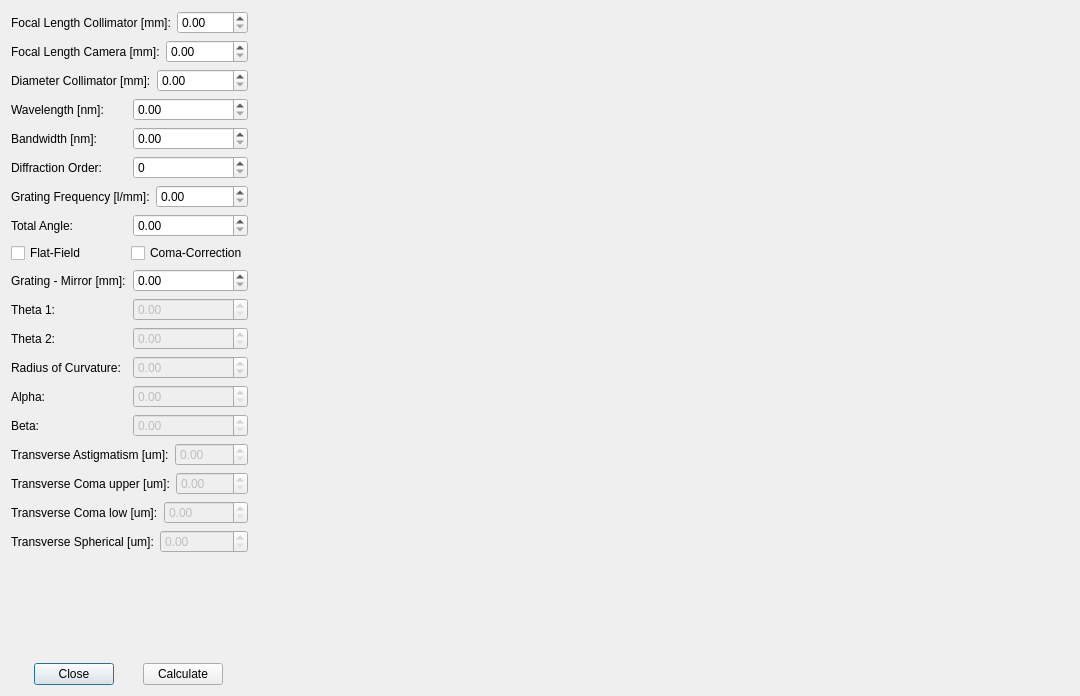
<?xml version="1.0" encoding="UTF-8"?>
<ui version="4.0">
 <class>CzernyTurner</class>
 <widget class="QDialog" name="CzernyTurner">
  <property name="geometry">
   <rect>
    <x>0</x>
    <y>0</y>
    <width>1080</width>
    <height>696</height>
   </rect>
  </property>
  <property name="windowTitle">
   <string>Dialog</string>
  </property>
  <layout class="QGridLayout" name="gridLayout">
   <item row="0" column="0">
    <layout class="QVBoxLayout" name="verticalLayout">
     <item>
      <layout class="QHBoxLayout" name="horizontalLayout">
       <item>
        <widget class="QLabel" name="label">
         <property name="text">
          <string>Focal Length Collimator [mm]:</string>
         </property>
        </widget>
       </item>
       <item>
        <widget class="QDoubleSpinBox" name="doubleSpinBox">
         <property name="maximum">
          <double>9999.989999999999782</double>
         </property>
        </widget>
       </item>
      </layout>
     </item>
     <item>
      <layout class="QHBoxLayout" name="horizontalLayout_2">
       <item>
        <widget class="QLabel" name="label_4">
         <property name="text">
          <string>Focal Length Camera [mm]:</string>
         </property>
        </widget>
       </item>
       <item>
        <widget class="QDoubleSpinBox" name="doubleSpinBox_2">
         <property name="maximum">
          <double>9999.989999999999782</double>
         </property>
        </widget>
       </item>
      </layout>
     </item>
     <item>
      <layout class="QHBoxLayout" name="horizontalLayout_13">
       <item>
        <widget class="QLabel" name="label_12">
         <property name="text">
          <string>Diameter Collimator [mm]:</string>
         </property>
        </widget>
       </item>
       <item>
        <widget class="QDoubleSpinBox" name="doubleSpinBox_10"/>
       </item>
      </layout>
     </item>
     <item>
      <layout class="QHBoxLayout" name="horizontalLayout_3">
       <item>
        <widget class="QLabel" name="label_5">
         <property name="text">
          <string>Wavelength [nm]:</string>
         </property>
        </widget>
       </item>
       <item>
        <widget class="QDoubleSpinBox" name="doubleSpinBox_3">
         <property name="maximum">
          <double>999.990000000000009</double>
         </property>
        </widget>
       </item>
      </layout>
     </item>
     <item>
      <layout class="QHBoxLayout" name="horizontalLayout_16">
       <item>
        <widget class="QLabel" name="label_15">
         <property name="text">
          <string>Bandwidth [nm]:</string>
         </property>
        </widget>
       </item>
       <item>
        <widget class="QDoubleSpinBox" name="doubleSpinBox_13">
         <property name="maximum">
          <double>999.990000000000009</double>
         </property>
        </widget>
       </item>
      </layout>
     </item>
     <item>
      <layout class="QHBoxLayout" name="horizontalLayout_8">
       <item>
        <widget class="QLabel" name="label_7">
         <property name="text">
          <string>Diffraction Order:</string>
         </property>
        </widget>
       </item>
       <item>
        <widget class="QSpinBox" name="spinBox"/>
       </item>
      </layout>
     </item>
     <item>
      <layout class="QHBoxLayout" name="horizontalLayout_9">
       <item>
        <widget class="QLabel" name="label_8">
         <property name="text">
          <string>Grating Frequency [l/mm]:</string>
         </property>
        </widget>
       </item>
       <item>
        <widget class="QDoubleSpinBox" name="doubleSpinBox_7">
         <property name="maximum">
          <double>9999.989999999999782</double>
         </property>
        </widget>
       </item>
      </layout>
     </item>
     <item>
      <layout class="QHBoxLayout" name="horizontalLayout_7">
       <item>
        <widget class="QLabel" name="label_6">
         <property name="text">
          <string>Total Angle:</string>
         </property>
        </widget>
       </item>
       <item>
        <widget class="QDoubleSpinBox" name="doubleSpinBox_6"/>
       </item>
      </layout>
     </item>
     <item>
      <layout class="QHBoxLayout" name="horizontalLayout_10">
       <item>
        <widget class="QCheckBox" name="checkBox">
         <property name="text">
          <string>Flat-Field</string>
         </property>
        </widget>
       </item>
       <item>
        <widget class="QCheckBox" name="checkBox_2">
         <property name="text">
          <string>Coma-Correction</string>
         </property>
        </widget>
       </item>
      </layout>
     </item>
     <item>
      <layout class="QHBoxLayout" name="horizontalLayout_14">
       <item>
        <widget class="QLabel" name="label_13">
         <property name="text">
          <string>Grating - Mirror [mm]:</string>
         </property>
        </widget>
       </item>
       <item>
        <widget class="QDoubleSpinBox" name="doubleSpinBox_11">
         <property name="maximum">
          <double>9999.989999999999782</double>
         </property>
        </widget>
       </item>
      </layout>
     </item>
     <item>
      <layout class="QHBoxLayout" name="horizontalLayout_4">
       <item>
        <widget class="QLabel" name="label_2">
         <property name="text">
          <string>Theta 1:</string>
         </property>
        </widget>
       </item>
       <item>
        <widget class="QDoubleSpinBox" name="doubleSpinBox_4">
         <property name="enabled">
          <bool>false</bool>
         </property>
        </widget>
       </item>
      </layout>
     </item>
     <item>
      <layout class="QHBoxLayout" name="horizontalLayout_5">
       <item>
        <widget class="QLabel" name="label_3">
         <property name="text">
          <string>Theta 2:</string>
         </property>
        </widget>
       </item>
       <item>
        <widget class="QDoubleSpinBox" name="doubleSpinBox_5">
         <property name="enabled">
          <bool>false</bool>
         </property>
        </widget>
       </item>
      </layout>
     </item>
     <item>
      <layout class="QHBoxLayout" name="horizontalLayout_15">
       <item>
        <widget class="QLabel" name="label_14">
         <property name="text">
          <string>Radius of Curvature:</string>
         </property>
        </widget>
       </item>
       <item>
        <widget class="QDoubleSpinBox" name="doubleSpinBox_12">
         <property name="enabled">
          <bool>false</bool>
         </property>
         <property name="baseSize">
          <size>
           <width>0</width>
           <height>0</height>
          </size>
         </property>
         <property name="minimum">
          <double>-9999999.000000000000000</double>
         </property>
         <property name="maximum">
          <double>999999.989999999990687</double>
         </property>
        </widget>
       </item>
      </layout>
     </item>
     <item>
      <layout class="QHBoxLayout" name="horizontalLayout_11">
       <item>
        <widget class="QLabel" name="label_10">
         <property name="text">
          <string>Alpha:</string>
         </property>
        </widget>
       </item>
       <item>
        <widget class="QDoubleSpinBox" name="doubleSpinBox_8">
         <property name="enabled">
          <bool>false</bool>
         </property>
        </widget>
       </item>
      </layout>
     </item>
     <item>
      <layout class="QHBoxLayout" name="horizontalLayout_12">
       <item>
        <widget class="QLabel" name="label_11">
         <property name="text">
          <string>Beta:</string>
         </property>
        </widget>
       </item>
       <item>
        <widget class="QDoubleSpinBox" name="doubleSpinBox_9">
         <property name="enabled">
          <bool>false</bool>
         </property>
        </widget>
       </item>
      </layout>
     </item>
     <item>
      <layout class="QHBoxLayout" name="horizontalLayout_19">
       <item>
        <widget class="QLabel" name="label_16">
         <property name="text">
          <string>Transverse Astigmatism [um]:</string>
         </property>
        </widget>
       </item>
       <item>
        <widget class="QDoubleSpinBox" name="doubleSpinBox_14">
         <property name="enabled">
          <bool>false</bool>
         </property>
         <property name="maximum">
          <double>9999.989999999999782</double>
         </property>
        </widget>
       </item>
      </layout>
     </item>
     <item>
      <layout class="QHBoxLayout" name="horizontalLayout_18">
       <item>
        <widget class="QLabel" name="label_17">
         <property name="text">
          <string>Transverse Coma upper [um]:</string>
         </property>
        </widget>
       </item>
       <item>
        <widget class="QDoubleSpinBox" name="doubleSpinBox_15">
         <property name="enabled">
          <bool>false</bool>
         </property>
         <property name="maximum">
          <double>9999.989999999999782</double>
         </property>
        </widget>
       </item>
      </layout>
     </item>
     <item>
      <layout class="QHBoxLayout" name="horizontalLayout_20">
       <item>
        <widget class="QLabel" name="label_19">
         <property name="text">
          <string>Transverse Coma low [um]:</string>
         </property>
        </widget>
       </item>
       <item>
        <widget class="QDoubleSpinBox" name="doubleSpinBox_17">
         <property name="enabled">
          <bool>false</bool>
         </property>
         <property name="maximum">
          <double>9999.989999999999782</double>
         </property>
        </widget>
       </item>
      </layout>
     </item>
     <item>
      <layout class="QHBoxLayout" name="horizontalLayout_17">
       <item>
        <widget class="QLabel" name="label_18">
         <property name="text">
          <string>Transverse Spherical [um]:</string>
         </property>
        </widget>
       </item>
       <item>
        <widget class="QDoubleSpinBox" name="doubleSpinBox_16">
         <property name="enabled">
          <bool>false</bool>
         </property>
         <property name="maximum">
          <double>9999.989999999999782</double>
         </property>
        </widget>
       </item>
      </layout>
     </item>
     <item>
      <spacer name="verticalSpacer">
       <property name="orientation">
        <enum>Qt::Vertical</enum>
       </property>
       <property name="sizeHint" stdset="0">
        <size>
         <width>20</width>
         <height>40</height>
        </size>
       </property>
      </spacer>
     </item>
     <item>
      <layout class="QHBoxLayout" name="horizontalLayout_6">
       <item>
        <widget class="QPushButton" name="pushButton">
         <property name="sizePolicy">
          <sizepolicy hsizetype="Maximum" vsizetype="Fixed">
           <horstretch>0</horstretch>
           <verstretch>0</verstretch>
          </sizepolicy>
         </property>
         <property name="text">
          <string>Close</string>
         </property>
        </widget>
       </item>
       <item>
        <widget class="QPushButton" name="pushButton_2">
         <property name="sizePolicy">
          <sizepolicy hsizetype="Maximum" vsizetype="Fixed">
           <horstretch>0</horstretch>
           <verstretch>0</verstretch>
          </sizepolicy>
         </property>
         <property name="text">
          <string>Calculate</string>
         </property>
        </widget>
       </item>
      </layout>
     </item>
    </layout>
   </item>
   <item row="0" column="1">
    <widget class="QLabel" name="label_9">
     <property name="text">
      <string/>
     </property>
     <property name="pixmap">
      <pixmap>Icons/Monochromator_vek.png</pixmap>
     </property>
    </widget>
   </item>
  </layout>
 </widget>
 <resources/>
 <connections>
  <connection>
   <sender>pushButton</sender>
   <signal>clicked()</signal>
   <receiver>CzernyTurner</receiver>
   <slot>close()</slot>
   <hints>
    <hint type="sourcelabel">
     <x>148</x>
     <y>266</y>
    </hint>
    <hint type="destinationlabel">
     <x>196</x>
     <y>268</y>
    </hint>
   </hints>
  </connection>
 </connections>
</ui>
